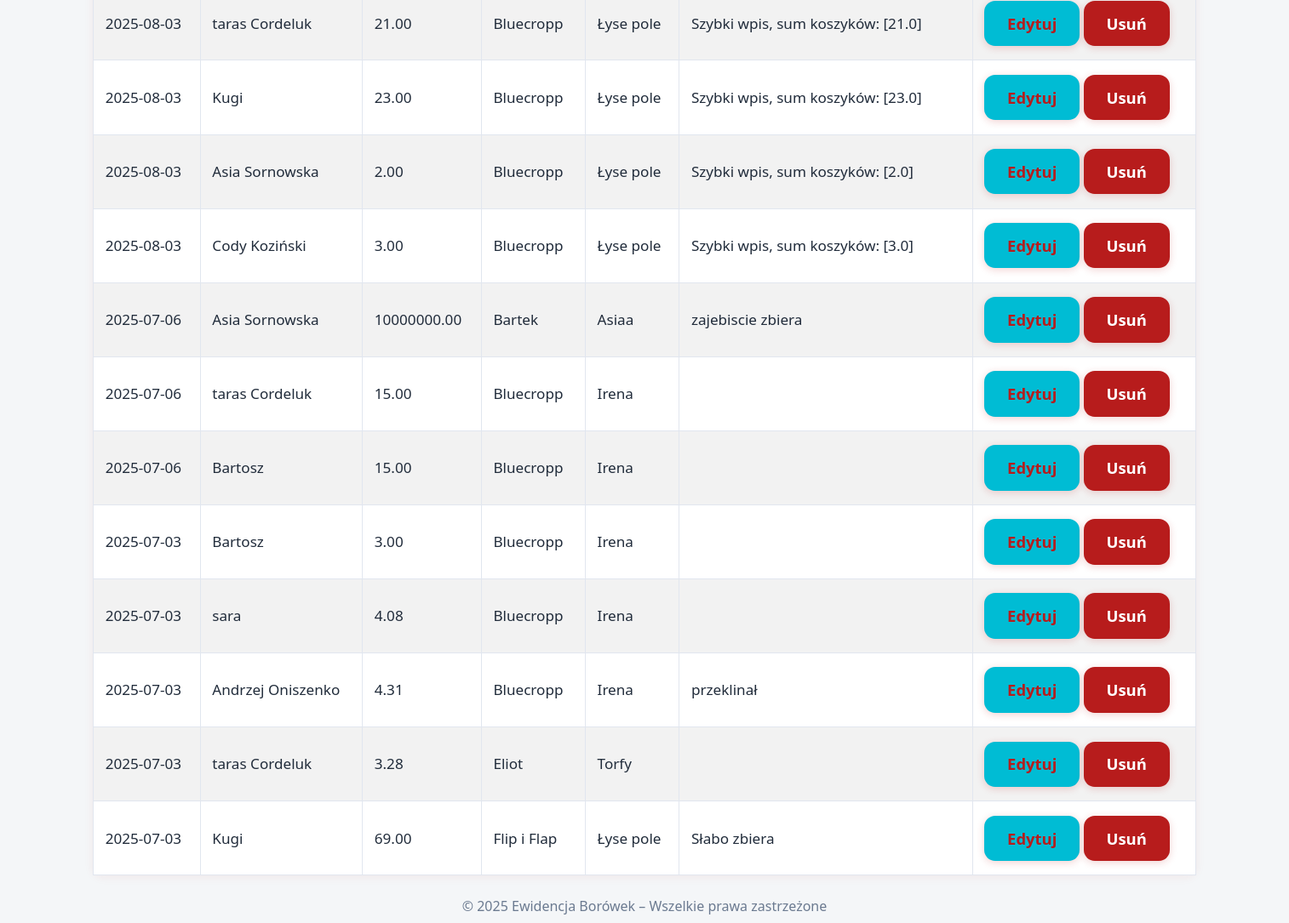
The app's page /harvests (signed in, lower part), older data.
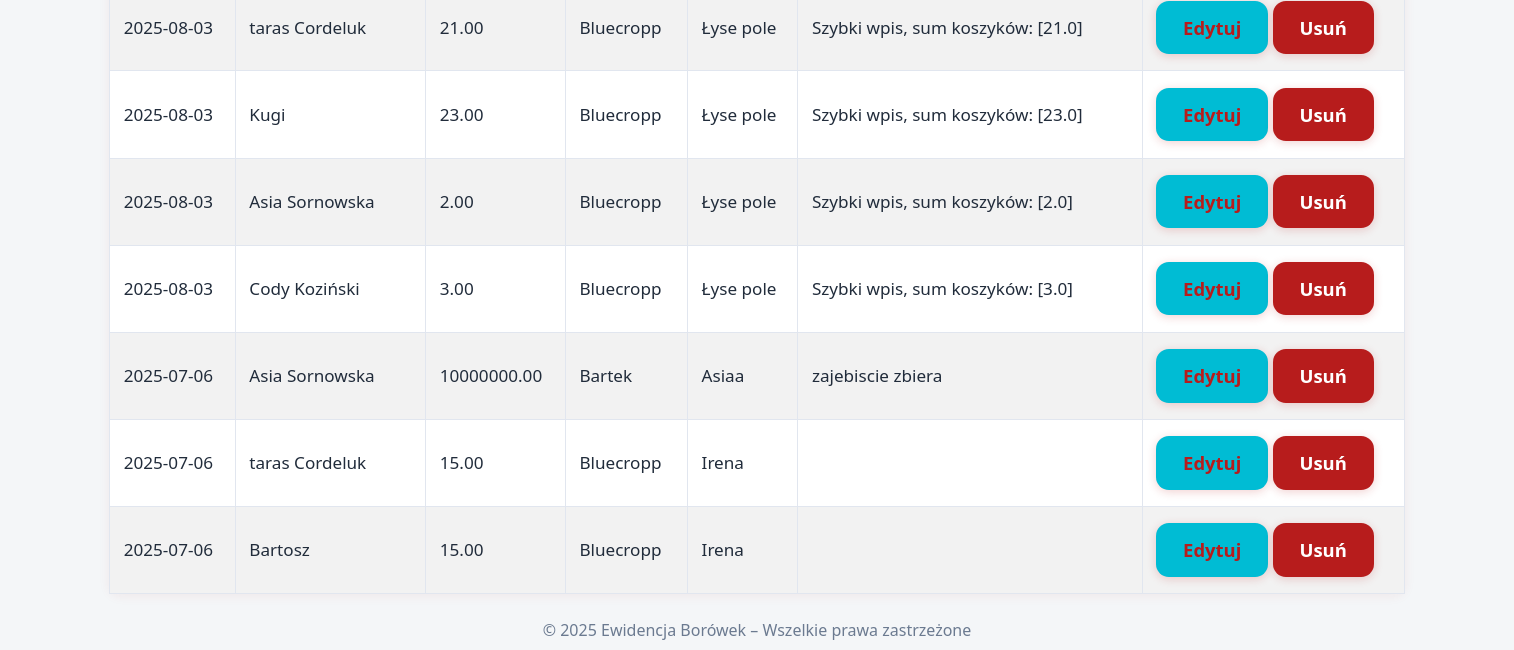
The same page, newer data.
### models.py (models this page shows)
class DailyHarvest(db.Model):
    id = db.Column(db.Integer, primary_key=True)
    date = db.Column(db.Date, nullable=False, default=datetime.utcnow)
    employee_id = db.Column(db.Integer, db.ForeignKey('employee.id'), nullable=False)
    quantity_kg = db.Column(db.Float, nullable=False)
    variety_id = db.Column(db.Integer, db.ForeignKey('berry_variety.id'), nullable=False)
    field_id = db.Column(db.Integer, db.ForeignKey('field.id'), nullable=False)
    comment = db.Column(db.Text, nullable=True)
    variety = db.relationship('BerryVariety')
    field = db.relationship('Field')

class Employee(db.Model):
    id = db.Column(db.Integer, primary_key=True)
    external_id = db.Column(db.String(30), unique=True)
    name = db.Column(db.String(100), nullable=False)
    external_id = db.Column(db.String(50))
    hourly_rate = db.Column(db.Float, nullable=False, default=0.0)
    piece_rate = db.Column(db.Float, nullable=False, default=0.0)
    is_active = db.Column(db.Boolean, default=True)
    entries = db.relationship('Entry', backref='employee', lazy=True, cascade="all, delete-orphan")
    harvests = db.relationship('DailyHarvest', backref='employee', lazy=True, cascade="all, delete-orphan")
    team = db.Column(db.String(64), nullable=True)

class BerryVariety(db.Model):
    id = db.Column(db.Integer, primary_key=True)
    name = db.Column(db.String(100), nullable=False)
    piece_rate_modifier = db.Column(db.Float, nullable=False, default=1.0)

class Field(db.Model):
    id = db.Column(db.Integer, primary_key=True)
    name = db.Column(db.String(100), nullable=False)

### app.py (the view)
@app.route('/harvests')
@login_required
def harvests():
    harvests = DailyHarvest.query.order_by(DailyHarvest.date.desc()).all()
    return render_template('daily_harvest_list.html', harvests=harvests)

### app.py (called while the page is built)
@app.context_processor
def inject_now():
    return {'current_year': datetime.now().year}

@app.context_processor
def inject_now():
    return {'current_year': datetime.now().year}

@login_manager.user_loader
def load_user(user_id):
    return User.query.get(int(user_id))

### templates/daily_harvest_list.html (shortened to what this page needs)
{% extends "base.html" %}
{% block content %}
{% if harvests %}
    <table class="table table-striped table-bordered">
        <tbody>
            {% for harvest in harvests %}
            <tr>
                <td>{{ harvest.date.strftime('%Y-%m-%d') }}</td>
                <td>{{ harvest.employee.name }}</td>
                <td>{{ '%.2f'|format(harvest.quantity_kg) }}</td>
                <td>{{ harvest.variety.name }}</td>
                <td>{{ harvest.field.name }}</td>
                <td>{{ harvest.comment }}</td>
                <td>
                    <a href="{{ url_for('edit_daily_harvest', harvest_id=harvest.id) }}" class="btn btn-sm btn-info">Edytuj</a>
                    <form action="{{ url_for('delete_daily_harvest', harvest_id=harvest.id) }}" method="POST" style="display:inline;" onsubmit="return confirm('Czy na pewno chcesz usunąć ten zbiór?');">
                        <button type="submit" class="btn btn-sm btn-danger">Usuń</button>
                    </form>
                </td>
            </tr>
            {% endfor %}
        </tbody>
    </table>
{% else %}
    <p>Brak zapisanych zbiorów.</p>
{% endif %}
{% endblock %}

### templates/base.html (shortened to what this page needs)
<!DOCTYPE html>
{% set is_public = request.endpoint in ['harvest_overview', 'harvest_employee'] %}
<html lang="pl">
<head>
    <link href="https://cdn.jsdelivr.net/npm/bootstrap@5.3.0/dist/css/bootstrap.min.css" rel="stylesheet">
    <link rel="stylesheet" href="https://cdnjs.cloudflare.com/ajax/libs/font-awesome/6.4.0/css/all.min.css">
    <link rel="stylesheet" href="{{ url_for('static', filename='style.css') }}">
    <link rel="stylesheet" href="{{ url_for('static', filename='custom.css') }}">
</head>
<body id="{% if request.endpoint %}{{ request.endpoint }}{% endif %}">
    <div class="container">
        {% block content %}{% endblock %}
    </div>
    <footer class="text-center mt-4 mb-2 text-muted">
        &copy; {{ current_year }} Ewidencja Borówek – Wszelkie prawa zastrzeżone
    </footer>
</body>
</html>

### static/style.css (style rules this page uses)
body { font-family: 'Segoe UI', Tahoma, Geneva, Verdana, sans-serif; background-color: #f8f9fa; color: #343a40; transition: background 0.3s, color 0.3s; }
:root { --bg: #ffffff; --text: #222222; --navbar: #6a0a0a; --footer: #f8f9fa; --tile: #8D0707; --tile-hover: #ad1d1d; --tile-shadow: 0 4px 24px #0002; --tile-glow: 0 0 12px #d32f2f88; }
body { background: var(--bg); color: var(--text); }

### static/custom.css (style rules this page uses)
body { min-height: 100vh; background: #f4f6f8; color: #23272f; font-family: 'Segoe UI', 'Arial', sans-serif; }
.table, .table-bordered, .table-striped { background: #fff !important; border-radius: 10px !important; box-shadow: 0 2px 12px #b71c1c11; color: #212c3b !important; border: 1px solid #e1e6ef !important; }
.table-striped > tbody > tr:nth-of-type(odd) { background-color: #f6fafd !important; }
label, .text-muted, .text-secondary, .muted, .secondary, small { color: #6b7a90 !important; opacity: 1 !important; font-weight: 500; }
.btn, button, .btn-primary, .btn-success, .btn-danger, .btn-info, .btn-secondary { border-radius: 0.7em !important; font-weight: 700; font-size: 1.08em; box-shadow: 0 2px 10px #b71c1c33; border: none !important; transition: background 0.15s, color 0.15s, box-shadow 0.09s; padding: 0.7em 1.45em; }
.btn-primary, .btn-danger { background: #b71c1c; color: #fff !important; }
.btn-info { background: #00bcd4; color: #b71c1c !important; }

Row changes from the older to the newer data that the page shows:
removed DailyHarvest: date "2025-07-03", employee.name "Bartosz", quantity_kg "3.00", variety.name "Bluecropp", field.name "Irena"
removed DailyHarvest: date "2025-07-03", employee.name "sara", quantity_kg "4.08", variety.name "Bluecropp", field.name "Irena"
removed DailyHarvest: date "2025-07-03", employee.name "Andrzej Oniszenko", quantity_kg "4.31", variety.name "Bluecropp", field.name "Irena", comment "przeklinał"
removed DailyHarvest: date "2025-07-03", employee.name "taras Cordeluk", quantity_kg "3.28", variety.name "Eliot", field.name "Torfy"
removed DailyHarvest: date "2025-07-03", employee.name "Kugi", quantity_kg "69.00", variety.name "Flip i Flap", field.name "Łyse pole", comment "Słabo zbiera"
